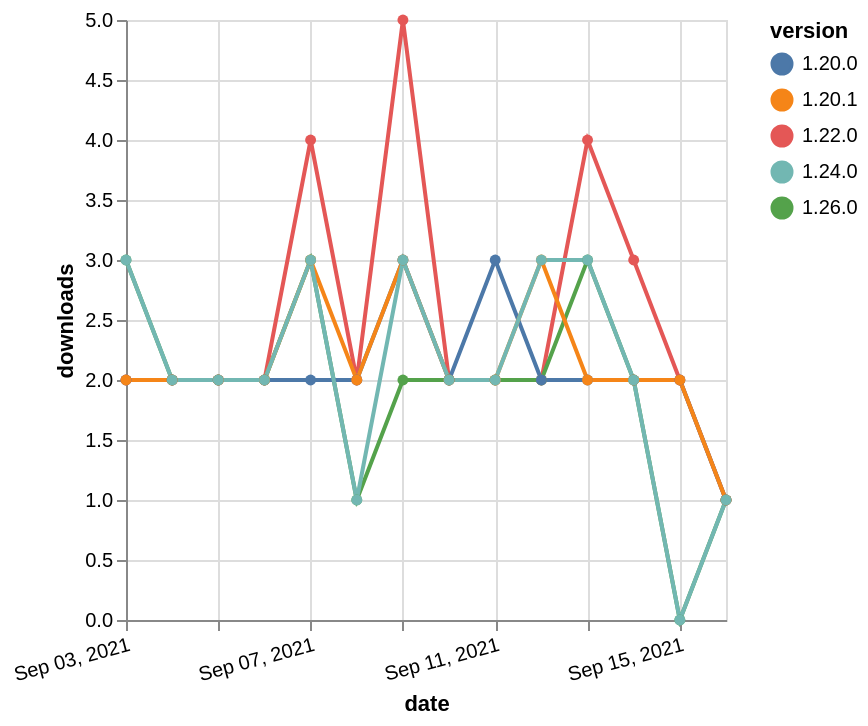

The Vega-Lite source for this figure:
### Vega-Lite specification from a JSON file in a GitHub repository (floating-point values rounded to 4 significant figures)
{"$schema": "https://vega.github.io/schema/vega-lite/v5.json", "description": "A simple bar chart with embedded data.", "data": {"values": [{"date": "2021-09-03", "total": 2113, "delta": 2, "version": "1.22.0"}, {"date": "2021-09-04", "total": 2115, "delta": 2, "version": "1.22.0"}, {"date": "2021-09-05", "total": 2117, "delta": 2, "version": "1.22.0"}, {"date": "2021-09-06", "total": 2119, "delta": 2, "version": "1.22.0"}, {"date": "2021-09-07", "total": 2123, "delta": 4, "version": "1.22.0"}, {"date": "2021-09-08", "total": 2125, "delta": 2, "version": "1.22.0"}, {"date": "2021-09-09", "total": 2130, "delta": 5, "version": "1.22.0"}, {"date": "2021-09-10", "total": 2132, "delta": 2, "version": "1.22.0"}, {"date": "2021-09-11", "total": 2134, "delta": 2, "version": "1.22.0"}, {"date": "2021-09-12", "total": 2136, "delta": 2, "version": "1.22.0"}, {"date": "2021-09-13", "total": 2140, "delta": 4, "version": "1.22.0"}, {"date": "2021-09-14", "total": 2143, "delta": 3, "version": "1.22.0"}, {"date": "2021-09-15", "total": 2145, "delta": 2, "version": "1.22.0"}, {"date": "2021-09-16", "total": 2146, "delta": 1, "version": "1.22.0"}, {"date": "2021-09-03", "total": 1038, "delta": 3, "version": "1.26.0"}, {"date": "2021-09-04", "total": 1040, "delta": 2, "version": "1.26.0"}, {"date": "2021-09-05", "total": 1042, "delta": 2, "version": "1.26.0"}, {"date": "2021-09-06", "total": 1044, "delta": 2, "version": "1.26.0"}, {"date": "2021-09-07", "total": 1047, "delta": 3, "version": "1.26.0"}, {"date": "2021-09-08", "total": 1048, "delta": 1, "version": "1.26.0"}, {"date": "2021-09-09", "total": 1050, "delta": 2, "version": "1.26.0"}, {"date": "2021-09-10", "total": 1052, "delta": 2, "version": "1.26.0"}, {"date": "2021-09-11", "total": 1054, "delta": 2, "version": "1.26.0"}, {"date": "2021-09-12", "total": 1056, "delta": 2, "version": "1.26.0"}, {"date": "2021-09-13", "total": 1059, "delta": 3, "version": "1.26.0"}, {"date": "2021-09-14", "total": 1061, "delta": 2, "version": "1.26.0"}, {"date": "2021-09-15", "total": 1061, "delta": 0, "version": "1.26.0"}, {"date": "2021-09-16", "total": 1062, "delta": 1, "version": "1.26.0"}, {"date": "2021-09-03", "total": 1942, "delta": 2, "version": "1.20.0"}, {"date": "2021-09-04", "total": 1944, "delta": 2, "version": "1.20.0"}, {"date": "2021-09-05", "total": 1946, "delta": 2, "version": "1.20.0"}, {"date": "2021-09-06", "total": 1948, "delta": 2, "version": "1.20.0"}, {"date": "2021-09-07", "total": 1950, "delta": 2, "version": "1.20.0"}, {"date": "2021-09-08", "total": 1952, "delta": 2, "version": "1.20.0"}, {"date": "2021-09-09", "total": 1955, "delta": 3, "version": "1.20.0"}, {"date": "2021-09-10", "total": 1957, "delta": 2, "version": "1.20.0"}, {"date": "2021-09-11", "total": 1960, "delta": 3, "version": "1.20.0"}, {"date": "2021-09-12", "total": 1962, "delta": 2, "version": "1.20.0"}, {"date": "2021-09-13", "total": 1964, "delta": 2, "version": "1.20.0"}, {"date": "2021-09-14", "total": 1966, "delta": 2, "version": "1.20.0"}, {"date": "2021-09-15", "total": 1968, "delta": 2, "version": "1.20.0"}, {"date": "2021-09-16", "total": 1969, "delta": 1, "version": "1.20.0"}, {"date": "2021-09-03", "total": 2115, "delta": 2, "version": "1.20.1"}, {"date": "2021-09-04", "total": 2117, "delta": 2, "version": "1.20.1"}, {"date": "2021-09-05", "total": 2119, "delta": 2, "version": "1.20.1"}, {"date": "2021-09-06", "total": 2121, "delta": 2, "version": "1.20.1"}, {"date": "2021-09-07", "total": 2124, "delta": 3, "version": "1.20.1"}, {"date": "2021-09-08", "total": 2126, "delta": 2, "version": "1.20.1"}, {"date": "2021-09-09", "total": 2129, "delta": 3, "version": "1.20.1"}, {"date": "2021-09-10", "total": 2131, "delta": 2, "version": "1.20.1"}, {"date": "2021-09-11", "total": 2133, "delta": 2, "version": "1.20.1"}, {"date": "2021-09-12", "total": 2136, "delta": 3, "version": "1.20.1"}, {"date": "2021-09-13", "total": 2138, "delta": 2, "version": "1.20.1"}, {"date": "2021-09-14", "total": 2140, "delta": 2, "version": "1.20.1"}, {"date": "2021-09-15", "total": 2142, "delta": 2, "version": "1.20.1"}, {"date": "2021-09-16", "total": 2143, "delta": 1, "version": "1.20.1"}, {"date": "2021-09-03", "total": 1482, "delta": 3, "version": "1.24.0"}, {"date": "2021-09-04", "total": 1484, "delta": 2, "version": "1.24.0"}, {"date": "2021-09-05", "total": 1486, "delta": 2, "version": "1.24.0"}, {"date": "2021-09-06", "total": 1488, "delta": 2, "version": "1.24.0"}, {"date": "2021-09-07", "total": 1491, "delta": 3, "version": "1.24.0"}, {"date": "2021-09-08", "total": 1492, "delta": 1, "version": "1.24.0"}, {"date": "2021-09-09", "total": 1495, "delta": 3, "version": "1.24.0"}, {"date": "2021-09-10", "total": 1497, "delta": 2, "version": "1.24.0"}, {"date": "2021-09-11", "total": 1499, "delta": 2, "version": "1.24.0"}, {"date": "2021-09-12", "total": 1502, "delta": 3, "version": "1.24.0"}, {"date": "2021-09-13", "total": 1505, "delta": 3, "version": "1.24.0"}, {"date": "2021-09-14", "total": 1507, "delta": 2, "version": "1.24.0"}, {"date": "2021-09-15", "total": 1507, "delta": 0, "version": "1.24.0"}, {"date": "2021-09-16", "total": 1508, "delta": 1, "version": "1.24.0"}]}, "width": "container", "mark": {"type": "line", "point": {"filled": true}}, "encoding": {"x": {"field": "date", "type": "temporal", "timeUnit": "yearmonthdate", "title": "date", "axis": {"labelAngle": -15}}, "y": {"field": "delta", "type": "quantitative", "title": "downloads"}, "color": {"field": "version", "type": "nominal"}, "tooltip": {"field": "delta"}}}
